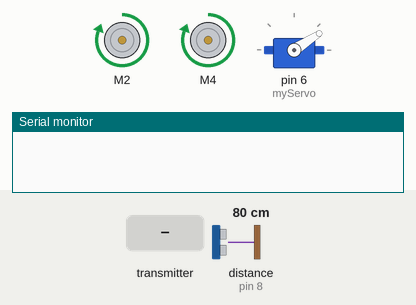
Recording of a sketch running on a simulated Arduino Mega 2560, built with avr-gcc and run on an emulated ATmega2560. Parts: 2 × DC motor (green arrow = forward, orange = backward, longer = faster), servo, the last lines printed to the serial monitor. Wiring (inferred from the names in the program): ultrasonic range finder: trigger pin 7; echo pin 8. The test bench sets the inputs (shaded band); at power-on: distance to the obstacle (sensor on pin 8) 80 cm. The echo pulse lasts 58.3 µs per cm; no radio packets arrive unless stated.

Above: at 1.2 s.
1.3 s: the transmitter starts sending recieved_data.0 = 0
At 2.0 s:
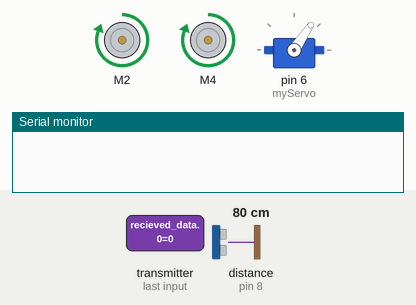
4.8 s: distance to the obstacle (sensor on pin 8) set to 2 cm
At 5.6 s:
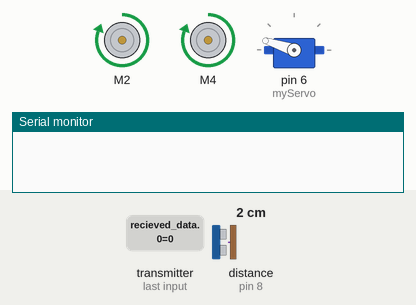
8.3 s: distance to the obstacle (sensor on pin 8) set to 18 cm
At 9.2 s:
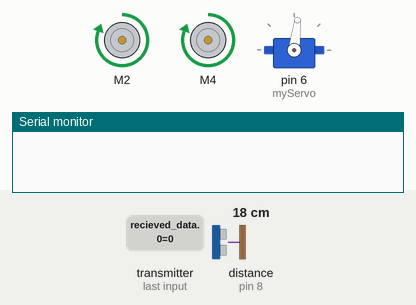
12.8 s: the transmitter starts sending recieved_data.1 = 256
At 13.7 s:
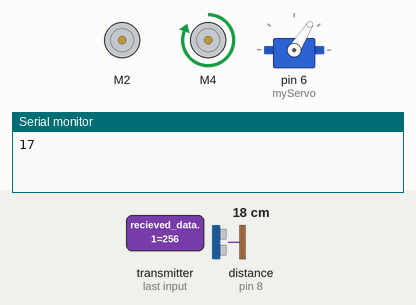
16.3 s: the transmitter starts sending recieved_data.0 = 512
19.8 s: the transmitter starts sending recieved_data.1 = 512
Timing chart, 0 to 28.0 s (numbered marks = the images above; inputs shaded):
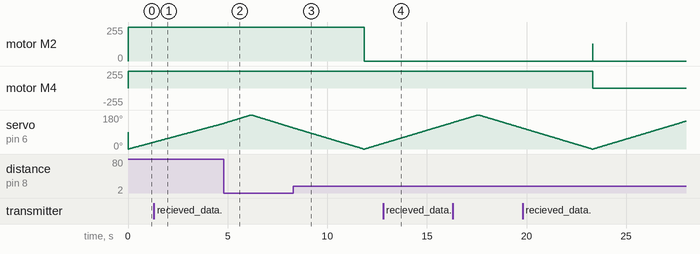

The sketch:

RX_tachka.ino
```cpp
// ЦЕ СКЕТЧ ПРИЙМАЧА!!!

//--------------------- НАЛАШТУВАННЯ ----------------------
#define CH_NUM 0x6e   // номер каналу (має збігатися з передавачем)
//--------------------- НАЛАШТУВАННЯ ----------------------

//--------------------- ДЛЯ РОЗРОБНИКІВ -----------------------
// РІВЕНЬ ПОТУЖНОСТІ ПЕРЕДАВАЧА
// На вибір RF24_PA_MIN, RF24_PA_LOW, RF24_PA_HIGH, RF24_PA_MAX
#define SIG_POWER RF24_PA_MAX

// ШВИДКІСТЬ ОБМІНУ
// На вибір RF24_2MBPS, RF24_1MBPS, RF24_250KBPS
// має бути однакова на приймачі та передавачі!
// при найнижчій швидкості маємо найвищу чутливість і дальність!!
// УВАГА!!! enableAckPayload НЕ ПРАЦЮЄ НА ШВИДКОСТІ 250 kbps!
#define SIG_SPEED RF24_1MBPS
//--------------------- ДЛЯ РОЗРОБНИКІВ -----------------------

//--------------------- БІБЛІОТЕКИ ----------------------
#include <SPI.h>
#include "nRF24L01.h"
#include "RF24.h"
#include "GyverMotor.h"
#include <Servo.h>

GMotor motorL(DRIVER2WIRE, 2, 3);
GMotor motorR(DRIVER2WIRE, 4, 5);

const int trigPin = 7;
const int echoPin = 8;

long duration;      // час проходження звукової хвилі
int distance;       // відстань, виміряна за допомогою звукової хвилі

int i = 90;         // початкове положення серво (вперед)

Servo myServo;      // серводвигун, названий "RadarServo"

//RF24 radio(9, 10);  // "створити" модуль на піннах 9 і 10 для НАНО/УНО
RF24 radio(9, 53); // для MEGA
//--------------------- БІБЛІОТЕКИ ----------------------

//--------------------- ЗМІННІ ----------------------
byte pipeNo;
byte address[][6] = {"1Node", "2Node", "3Node", "4Node", "5Node", "6Node"}; // можливі адреси "труб"

int recieved_data[2];   // масив прийнятих даних
int telemetry[2];       // масив телеметричних даних (те, що відправляємо передавачу)
//--------------------- ЗМІННІ ----------------------

int calculateDistance() {   // функція для обчислення відстані за допомогою ультразвукового датчика
  digitalWrite(trigPin, LOW);
  delayMicroseconds(2);

  // встановити trigPin у HIGH на 10 мікросекунд
  digitalWrite(trigPin, HIGH);
  delayMicroseconds(10);
  digitalWrite(trigPin, LOW);

  duration = pulseIn(echoPin, HIGH); // зчитуємо тривалість сигналу
  distance = duration * 0.034 / 2;   // ділимо на 2 — туди й назад

  return distance; // повертаємо значення відстані
}

void setup() {
  Serial.begin(9600);
  radioSetup();
  motorL.setMode(AUTO);
  motorR.setMode(AUTO);

  pinMode(trigPin, OUTPUT);       // встановлюємо trigPin як вихід
  pinMode(echoPin, INPUT);        // встановлюємо echoPin як вхід

  myServo.attach(6);              // підключаємо серводвигун до піну
  myServo.write(90);              // встановлюємо серво у вихідне (пряме) положення
}

void loop() {
  for (int i = 0; i <= 180; i++) {
    distance = calculateDistance(); // визначення відстані за допомогою функції

    myServo.write(i); // поворот серводвигуна на заданий кут
    delay(30);        // затримка для стабілізації руху серво
  }

  for (int i = 180; i >= 0; i--) {
    distance = calculateDistance(); // визначення відстані за допомогою функції

    myServo.write(i); // поворот серводвигуна на заданий кут
    delay(30);        // затримка для стабілізації руху серво
  }

  if (radio.available()) {
    while (radio.available(&pipeNo)) {        // слухаємо ефір

      radio.read(&recieved_data, sizeof(recieved_data));  // читаємо вхідний сигнал

      int X = 255 - recieved_data[0] / 2;
      int Y = 255 - recieved_data[1] / 2;

      distance = calculateDistance();
      delay(5);
      Serial.println(distance);

      if (distance <= 15) {
        int dutyR = -80;
        int dutyL = -80;
        motorR.setSpeed(dutyR);
        motorL.setSpeed(dutyL);
      } else {
        int dutyR = Y + X;
        int dutyL = Y - X;
        motorR.setSpeed(dutyR);
        motorL.setSpeed(dutyL);
      }

      // формуємо пакет телеметричних даних (напруга АКБ, швидкість, температура...)
      telemetry[0] = i;
      telemetry[1] = distance;
      //Serial.println(telemetry[1]);

      // надсилаємо телеметричний пакет
      radio.writeAckPayload(pipeNo, &telemetry, sizeof(telemetry));
    }
  }
}

void radioSetup() {             // налаштування радіо
  radio.begin();                // активувати модуль
  radio.setAutoAck(1);          // режим підтвердження прийому, 1 - увімкнено, 0 - вимкнено
  radio.setRetries(0, 15);      // (затримка між спробами, кількість спроб)
  radio.enableAckPayload();     // дозволити надсилання даних у відповідь на вхідний сигнал
  radio.setPayloadSize(32);     // розмір пакета в байтах
  radio.openReadingPipe(1, address[0]); // слухаємо трубу 0
  radio.setChannel(CH_NUM);     // обираємо канал (де немає завад)
  radio.setPALevel(SIG_POWER);  // рівень потужності передавача
  radio.setDataRate(SIG_SPEED); // швидкість обміну
  // має бути однакова на приймачі та передавачі!
  // при найнижчій швидкості маємо найвищу чутливість і дальність!!

  radio.powerUp();         // запуск модуля
  radio.startListening();  // починаємо слухати ефір, ми — приймач
}
```

Measured:
- after the input at 8.3 s, motor M2: forward 255/255 → stopped after 3.6 s; motor M4: stays forward 255/255 (without the input it goes to backward 80/255 after 3.4 s)
